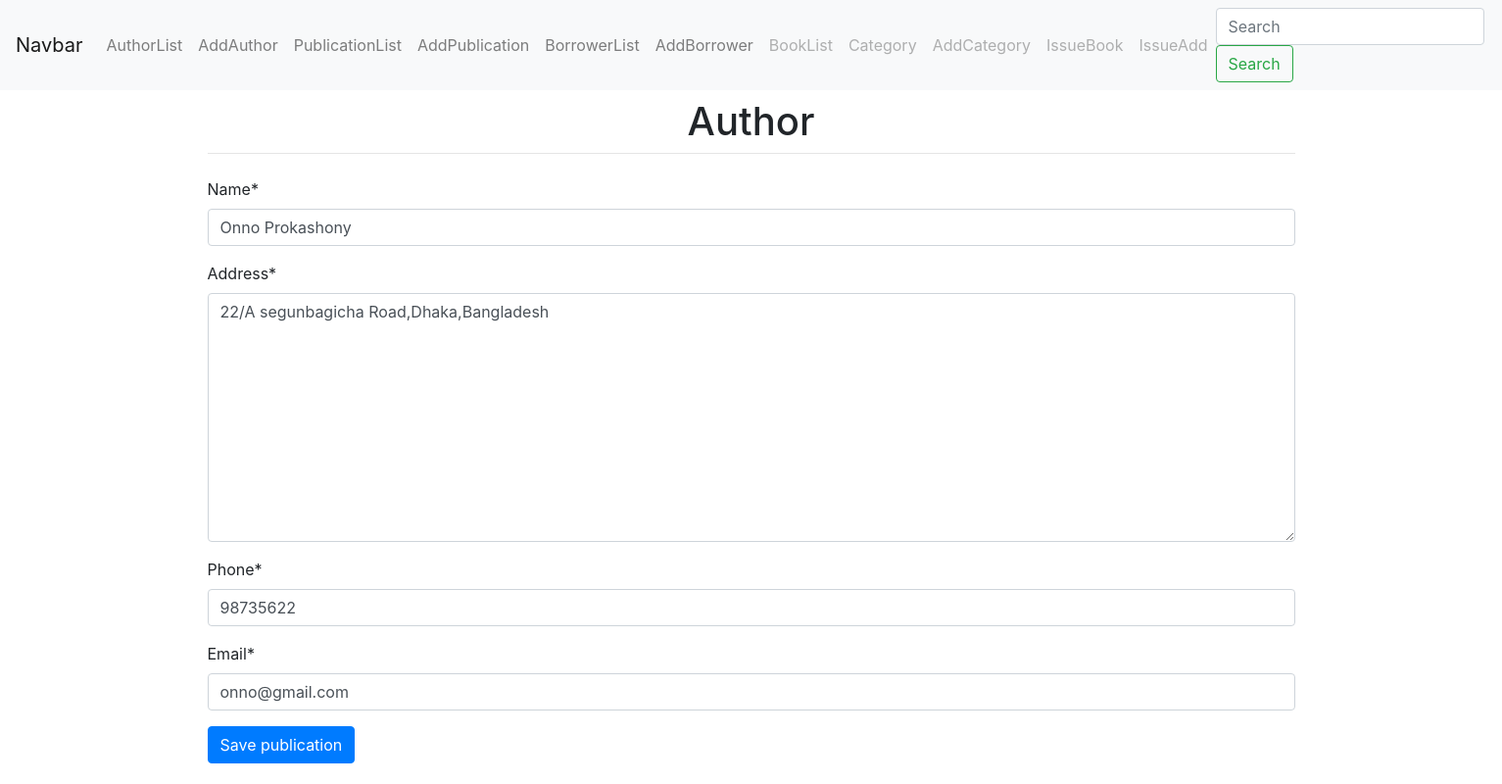
/publication/1/edit/, run on the app's committed database.
### book/models.py (models this page shows, shortened)
class Publication(models.Model):
    name = models.CharField(max_length=30)
    address=models.TextField(max_length=100)
    phone=models.IntegerField()
    email=models.EmailField()

### book/views.py (the view)
# urls.py: path('publication/<int:pk>/edit/', PublicationUpdateView.as_view(), name='publication_edit'),
class PublicationUpdateView(UpdateView):
    model = Publication
    form_class = PublicationForm
    template_name = 'book/publication_update_form.html'
    success_url = reverse_lazy('publication_list')

### book/forms.py
class PublicationForm(forms.ModelForm):
    class Meta:
        model = Publication
        fields = ('name', 'address', 'phone','email')
    def __init__(self, *args, **kwargs):
        super().__init__(*args, **kwargs)
        self.helper = FormHelper()
        self.helper.form_method = 'post'
        self.helper.add_input(Submit('submit', 'Save publication'))

### templates/book/publication_update_form.html
{% extends 'base.html' %}
{% load crispy_forms_tags %}
{% block content %}
  {% crispy form %}
{% endblock %}

### data on the page
Publication: name "Onno Prokashony", address "22/A segunbagicha Road,Dhaka,Bangladesh", phone "98735622", email "onno@gmail.com"
